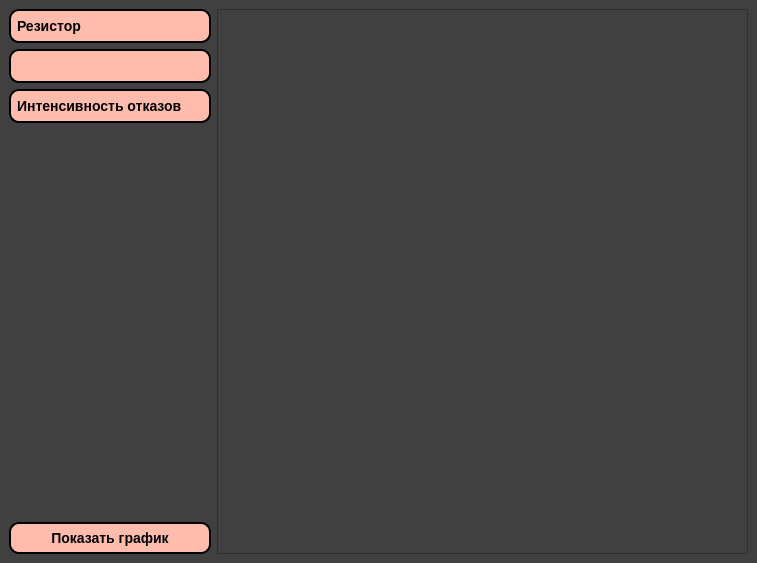
<?xml version="1.0" encoding="UTF-8"?>
<ui version="4.0">
 <class>MainWindow</class>
 <widget class="QMainWindow" name="MainWindow">
  <property name="geometry">
   <rect>
    <x>0</x>
    <y>0</y>
    <width>757</width>
    <height>563</height>
   </rect>
  </property>
  <property name="windowTitle">
   <string>MainWindow</string>
  </property>
  <property name="styleSheet">
   <string notr="true">background-color: 	#404040</string>
  </property>
  <widget class="QWidget" name="centralwidget">
   <layout class="QHBoxLayout" name="horizontalLayout">
    <item>
     <layout class="QHBoxLayout" name="horizontalLayout_2">
      <item>
       <layout class="QGridLayout" name="gridLayout">
        <item row="1" column="0">
         <widget class="QComboBox" name="object_params">
          <property name="font">
           <font>
            <pointsize>-1</pointsize>
            <weight>75</weight>
            <italic>false</italic>
            <bold>true</bold>
           </font>
          </property>
          <property name="styleSheet">
           <string notr="true">QComboBox {
	background-color: rgb(255, 188, 173);
	border-style: outset;
	border-width: 2px;
	border-radius: 10px;
	border-color: black;
	font: bold 14px;
	min-width: 10em;
	padding: 6px;
}



QComboBox::down-arrow {
    image: url(Resources/DropDownArrow.png);
    width: 14px;
    height: 14px;
}

QComboBox::drop-down {
	border: 0px;
}

QComboBox QAbstractItemView {
    border: 2px;
	border-style: outset;
    selection-background-color: #ffc0bd;
	selection-border-radius: 10px;
	selection-border-width: 2px;
	border-width: 2px;
	border-radius: 10px;
	background-color: rgb(255,240,245);


}


</string>
          </property>
         </widget>
        </item>
        <item row="2" column="0">
         <widget class="QComboBox" name="test_reasons">
          <property name="font">
           <font>
            <pointsize>-1</pointsize>
            <weight>75</weight>
            <italic>false</italic>
            <bold>true</bold>
           </font>
          </property>
          <property name="styleSheet">
           <string notr="true">QComboBox {
	background-color: rgb(255, 188, 173);
	border-style: outset;
	border-width: 2px;
	border-radius: 10px;
	border-color: black;
	font: bold 14px;
	min-width: 10em;
	padding: 6px;
}



QComboBox::down-arrow {
    image: url(Resources/DropDownArrow.png);
    width: 14px;
    height: 14px;
}

QComboBox::drop-down {
	border: 0px;
}

QComboBox QAbstractItemView {
    border: 2px;
	border-style: outset;
    selection-background-color: #ffc0bd;
	selection-border-radius: 10px;
	selection-border-width: 2px;
	border-width: 2px;
	border-radius: 10px;
	background-color: rgb(255,240,245);


}


</string>
          </property>
          <item>
           <property name="text">
            <string>Интенсивность отказов</string>
           </property>
          </item>
          <item>
           <property name="text">
            <string>Срок службы</string>
           </property>
          </item>
         </widget>
        </item>
        <item row="0" column="0">
         <widget class="QComboBox" name="test_object">
          <property name="font">
           <font>
            <pointsize>-1</pointsize>
            <weight>75</weight>
            <italic>false</italic>
            <bold>true</bold>
           </font>
          </property>
          <property name="styleSheet">
           <string notr="true">QComboBox {
	background-color: rgb(255, 188, 173);
	border-style: outset;
	border-width: 2px;
	border-radius: 10px;
	border-color: black;
	font: bold 14px;
	min-width: 10em;
	padding: 6px;
}



QComboBox::down-arrow {
    image: url(Resources/DropDownArrow.png);
    width: 14px;
    height: 14px;
}

QComboBox::drop-down {
	border: 0px;
}

QComboBox QAbstractItemView {
    border: 2px;
	border-style: outset;
    selection-background-color: #ffc0bd;
	selection-border-radius: 10px;
	selection-border-width: 2px;
	border-width: 2px;
	border-radius: 10px;
	background-color: rgb(255,240,245);


}


</string>
          </property>
          <item>
           <property name="text">
            <string>Резистор</string>
           </property>
          </item>
          <item>
           <property name="text">
            <string>Транзистор</string>
           </property>
          </item>
          <item>
           <property name="text">
            <string>Конденсатор</string>
           </property>
          </item>
         </widget>
        </item>
        <item row="3" column="0">
         <spacer name="verticalSpacer">
          <property name="orientation">
           <enum>Qt::Vertical</enum>
          </property>
          <property name="sizeHint" stdset="0">
           <size>
            <width>20</width>
            <height>40</height>
           </size>
          </property>
         </spacer>
        </item>
        <item row="4" column="0">
         <widget class="QPushButton" name="show_graph">
          <property name="font">
           <font>
            <pointsize>-1</pointsize>
            <weight>75</weight>
            <italic>false</italic>
            <bold>true</bold>
           </font>
          </property>
          <property name="styleSheet">
           <string notr="true">	background-color: rgb(255, 188, 173);
	border-style: outset;
	border-width: 2px;
	border-radius: 10px;
	border-color: black;
	font: bold 14px;
	min-width: 10em;
	padding: 6px;</string>
          </property>
          <property name="text">
           <string>Показать график</string>
          </property>
         </widget>
        </item>
       </layout>
      </item>
     </layout>
    </item>
    <item>
     <widget class="QGraphicsView" name="inst_graph"/>
    </item>
   </layout>
  </widget>
  <widget class="QMenuBar" name="menubar">
   <property name="geometry">
    <rect>
     <x>0</x>
     <y>0</y>
     <width>757</width>
     <height>21</height>
    </rect>
   </property>
  </widget>
 </widget>
 <resources/>
 <connections/>
</ui>
